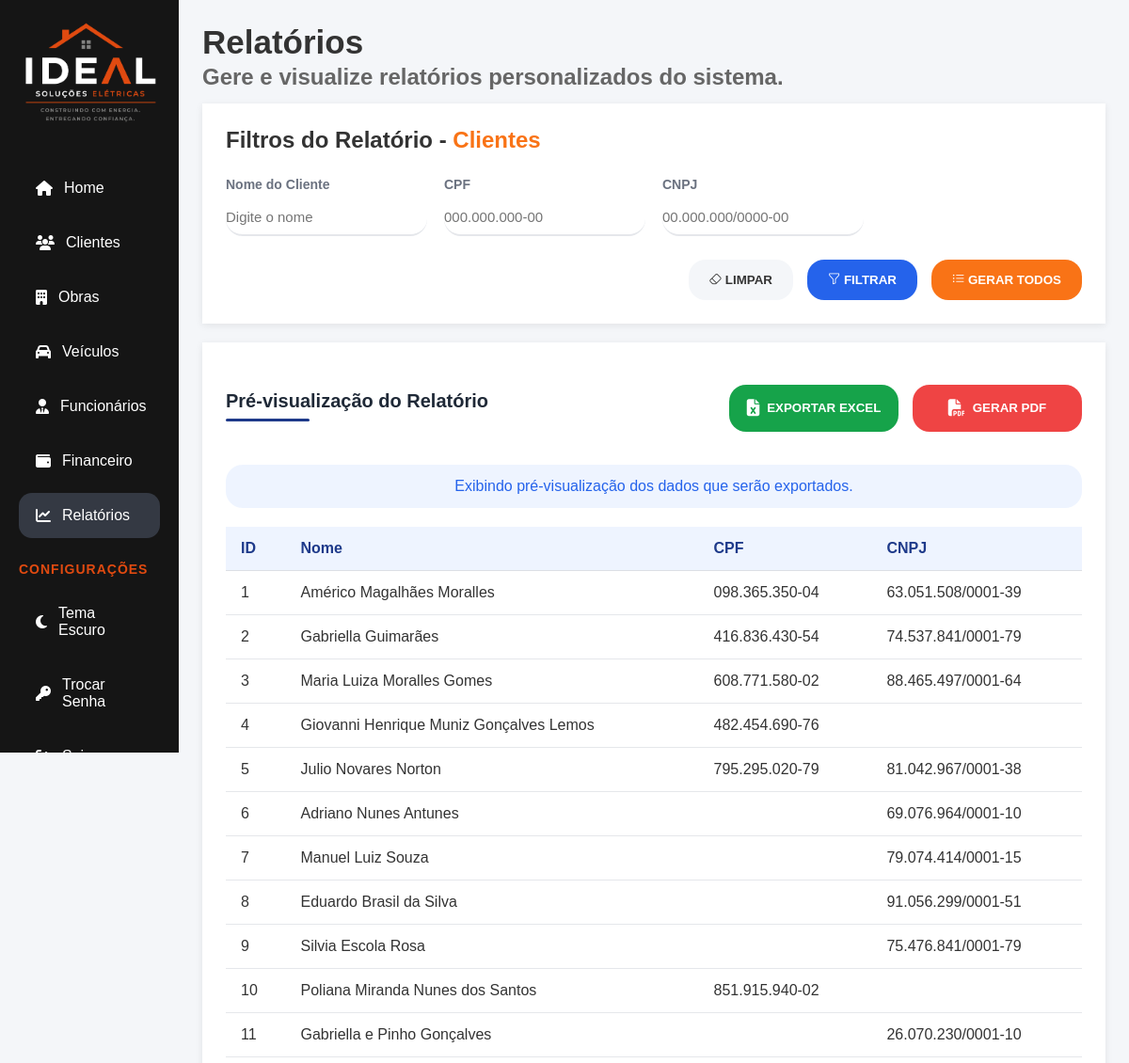
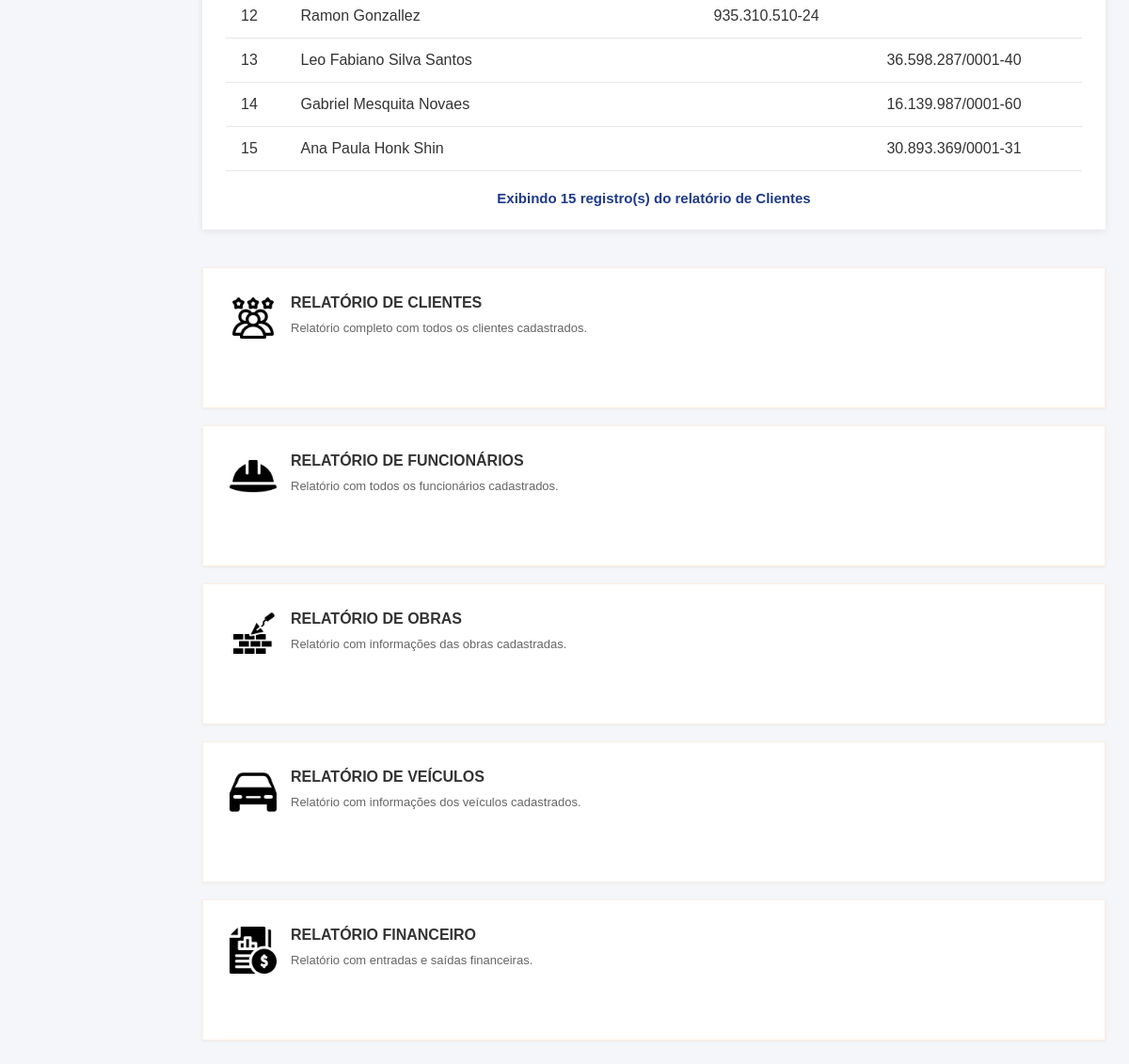
Screenshot of /public/index.php?url=relatorios&relatorio=clientes (signed in) with the database file from the repository (2 pictures, top to bottom).
### tables this page shows
CREATE TABLE cliente (
    idCliente INT AUTO_INCREMENT PRIMARY KEY,
    nomeCliente VARCHAR(45) NOT NULL,
    cpf CHAR(11) UNIQUE,
    cnpj CHAR(14) UNIQUE,
    email VARCHAR(150),
    tipoCliente ENUM('Pessoa Física', 'Pessoa Jurídica') NOT NULL,
    tipoLogradouro VARCHAR(15) NOT NULL,
    nomeLogradouro VARCHAR(100) NOT NULL,
    numero VARCHAR(6) NOT NULL,
    complemento VARCHAR(30),
    bairro VARCHAR(100) NOT NULL,
    cidade VARCHAR(100) NOT NULL,
    cep CHAR(8) NOT NULL,
    estado CHAR(2) NOT NULL,
    observacoes TEXT,
    CONSTRAINT chk_documento
        CHECK (cpf IS NOT NULL OR cnpj IS NOT NULL)
);

### app/Controllers/RelatoriosController.php (called while the page is built, shortened)
<?php
class RelatoriosController
{
    public function index()
    {
        $tiposRelatorios = [
            'clientes' => 'Clientes',
            'funcionarios' => 'Funcionários',
            'obras' => 'Obras',
            'veiculos' => 'Veículos',
            'financeiro' => 'Financeiro'
        ];
        $relatorio = $_GET['relatorio'] ?? 'funcionarios';
        $tipoSelecionado = $tiposRelatorios[$relatorio];
        $dados = $this->buscarRelatorio($relatorio);
        require_once __DIR__ . '/../Views/relatorios/index.php';
    }
    private function buscarRelatorio(string $tipo): array
    {
        $dados = [];
        switch ($tipo) {
            case 'clientes':
                $dados = $this->gerarRelatorioClientes();
                break;
        }
        return $dados;
    }
    private function gerarRelatorioClientes(): array
    {
        $clienteModel = new Cliente();
        $nomeFiltro = $_POST['nomeCliente'] ?? '';
        $cpfFiltro = $_POST['cpf'] ?? '';
        $cnpjFiltro = $_POST['cnpj'] ?? '';
        if (
            !empty($nomeFiltro) ||
            !empty($cpfFiltro) ||
            !empty($cnpjFiltro)
        ) {
            $clientes = $clienteModel->buscarComFiltros(
                $nomeFiltro,
                $cpfFiltro,
                $cnpjFiltro
            );
        } else {
            $clientes = $clienteModel->listar();
        }
        return [
            'tipo' => 'clientes',
            'dados' => $clientes ?? [],
            'total' => count($clientes ?? [])
        ];
    }
}

### app/Models/Cliente.php (called while the page is built, shortened)
<?php
class Cliente
{
    private PDO $pdo;
    public function __construct()
    {
        $banco = new Conexao();
        $this->pdo = $banco->getConnection();
    }
    public function listar(): array
    {
        $sql = "SELECT * FROM cliente";
        $stmt = $this->pdo->prepare($sql);
        $stmt->execute();
        return $stmt->fetchAll(PDO::FETCH_ASSOC);
    }
}

### app/Config/Conexao.php (called while the page is built, shortened)
<?php
class Conexao
{
    private $host = 'localhost';
    private $db_name = 'empreiteira';
    private $username = 'root';
    private $password = '';
    private $port = '3306';
    public function getConnection()
    {
        $this->conn = null;
        try {
            $dsn = 'mysql:host=' . $this -> host . ';port=' . $this -> port . ';dbname=' . $this -> db_name .';charset=utf8';
            $this -> conn = new PDO($dsn, $this -> username, $this -> password);
            $this -> conn -> setAttribute(PDO::ATTR_ERRMODE, PDO::ERRMODE_EXCEPTION);
        } catch (Throwable $e) {
            error_log('Erro de conexão com o banco: ' . $e->getMessage());
        }
        return $this -> conn;
    }
}

### app/Views/relatorios/index.php (the view, shortened to what this page needs)
<?php
require_once __DIR__ . '/../includes/header.php';
?>
<div class="layout">
    <aside class="sidebar" id="sidebar">
        <?php include_once __DIR__ . '/../includes/sidebar.php'; ?>
    </aside>
    <main class="content">
        <div class="relatorios-container">
            <div class="titulo-pagina">
                <h1>Relatórios</h1>
                <p>
                    Gere e visualize relatórios personalizados do sistema.
                </p>
            </div>
            <div class="conteudo-relatorios">
                <section class="painel-relatorio">
                    <div class="card card-filtros">
                        <h2>
                            Filtros do Relatório -
                            <span><?= $tipoSelecionado ?></span>
                        </h2>
                        <form id="formRelatorio" method="POST"
                            action="<?= BASE_URL ?>/index.php?url=relatorios&relatorio=<?= $relatorio ?>">
                            <div class="filtros-grid">
                                <?php if ($relatorio == 'clientes'): ?>
                                    <div class="campo">
                                        <label>Nome do Cliente</label>
                                        <input type="text" name="nomeCliente" placeholder="Digite o nome">
                                    </div>
                                    <div class="campo">
                                        <label>CPF</label>
                                        <input type="text" name="cpf" placeholder="000.000.000-00">
                                    </div>
                                    <div class="campo">
                                        <label>CNPJ</label>
                                        <input type="text" name="cnpj" placeholder="00.000.000/0000-00">
                                    </div>
                                <?php endif; ?>
                            </div>
                            <div class="acoes-filtros">
                                <button type="reset" class="btn-limpar">
                                    <i class="bi bi-eraser"></i>
                                    LIMPAR
                                </button>
                                <button type="submit" name="acao" value="filtrar" class="btn-filtrar">
                                    <i class="bi bi-funnel"></i>
                                    FILTRAR
                                </button>
                                <button type="submit" name="acao" value="todos" class="btn-todos">
                                    <i class="bi bi-list-ul"></i>
                                    GERAR TODOS
                                </button>
                            </div>
                        </form>
                    </div>
                    <div class="card card-preview">
                        <div class="preview-cabecalho">
                            <div class="preview-titulo">
                                <h2>
                                    Pré-visualização do Relatório
                                </h2>
                            </div>
                            <div class="acoes-exportar">
                                <button type="submit" form="formRelatorio"
                                    formaction="<?= BASE_URL ?>/index.php?url=relatorios/exportar-excel&relatorio=<?= $relatorio ?>"
                                    class="btn-excel">
                                    <i class="fa-solid fa-file-excel"></i>
                                    EXPORTAR EXCEL
                                </button>
                                <button type="submit" form="formRelatorio"
                                    formaction="<?= BASE_URL ?>/index.php?url=relatorios/exportar-pdf&relatorio=<?= $relatorio ?>"
                                    class="btn-pdf">
                                    <i class="fa-solid fa-file-pdf"></i>
                                    GERAR PDF
                                </button>
                            </div>
                        </div>
                        <div class="alerta-preview">
                            Exibindo pré-visualização dos dados que serão exportados.
                        </div>
                        <div class="tabela-container">
                            <div class="table-container">
                                <table class="table">
                                    <thead>
                                        <?php if ($relatorio == 'clientes'): ?>
                                            <tr>
                                                <th>ID</th>
                                                <th>Nome</th>
                                                <th>CPF</th>
                                                <th>CNPJ</th>
                                            </tr>
                                        <?php endif; ?>
                                    </thead>
                                    <tbody>
                                        <?php if (!empty($dados['dados'])): ?>
                                            <?php foreach ($dados['dados'] as $linha): ?>
                                                <tr>
                                                    <?php if ($relatorio == 'clientes'): ?>
                                                        <td><?= htmlspecialchars($linha['idCliente'] ?? '') ?></td>
                                                        <td><?= htmlspecialchars($linha['nomeCliente'] ?? '') ?></td>
                                                        <td><?= preg_replace(
                                                            '/(\d{3})(\d{3})(\d{3})(\d{2})/',
                                                            '$1.$2.$3-$4',
                                                            $linha['cpf'] ?? ''
                                                        ) ?></td>
                                                        <td><?= preg_replace(
                                                            '/(\d{2})(\d{3})(\d{3})(\d{4})(\d{2})/',
                                                            '$1.$2.$3/$4-$5',
                                                            $linha['cnpj'] ?? ''
                                                        ) ?>
                                                        </td>
                                                    <?php endif; ?>
                                                </tr>
                                            <?php endforeach; ?>
                                        <?php endif; ?>
                                    </tbody>
                                </table>
                            </div>
                            <div class="footer-preview">
                                <p>
                                    <?php if (!empty($dados['total'])): ?>
                                        Exibindo <?= $dados['total'] ?> registro(s) do relatório de
                                        <?= $tipoSelecionado ?>
                                    <?php else: ?>
                                        Exibindo registros do relatório de <?= $tipoSelecionado ?>
                                    <?php endif; ?>
                                </p>
                            </div>
                        </div>
                    </div>
                </section>
                <aside class="sidebar-relatorios">
                    <a href="<?= BASE_URL ?>/index.php?url=relatorios&relatorio=clientes" class="card-relatorio">
                        <img src="<?= BASE_URL ?>/assets/icon/cliente.png" alt="Clientes">
                        <div>
                            <h3>RELATÓRIO DE CLIENTES</h3>
                            <p>
                                Relatório completo com todos os clientes cadastrados.
                            </p>
                        </div>
                    </a>
                    <a href="<?= BASE_URL ?>/index.php?url=relatorios&relatorio=funcionarios" class="card-relatorio">
                        <img src="<?= BASE_URL ?>/assets/icon/funcionario2.png" alt="Funcionários">
                        <div>
                            <h3>RELATÓRIO DE FUNCIONÁRIOS</h3>
                            <p>
                                Relatório com todos os funcionários cadastrados.
                            </p>
                        </div>
                    </a>
                    <a href="<?= BASE_URL ?>/index.php?url=relatorios&relatorio=obras" class="card-relatorio">
                        <img src="<?= BASE_URL ?>/assets/icon/obra2.png" alt="Obras">
                        <div>
                            <h3>RELATÓRIO DE OBRAS</h3>
                            <p>
                                Relatório com informações das obras cadastradas.
                            </p>
                        </div>
                    </a>
                    <a href="<?= BASE_URL ?>/index.php?url=relatorios&relatorio=veiculos" class="card-relatorio">
                        <img src="<?= BASE_URL ?>/assets/icon/veiculo.png" alt="Veículos">
                        <div>
                            <h3>RELATÓRIO DE VEÍCULOS</h3>
                            <p>
                                Relatório com informações dos veículos cadastrados.
                            </p>
                        </div>
                    </a>
                    <a href="<?= BASE_URL ?>/index.php?url=relatorios&relatorio=financeiro" class="card-relatorio">
                        <img src="<?= BASE_URL ?>/assets/icon/financeiro3.png" alt="Financeiro">
                        <div>
                            <h3>RELATÓRIO FINANCEIRO</h3>
                            <p>
                                Relatório com entradas e saídas financeiras.
                            </p>
                        </div>
                    </a>
                </aside>
            </div>
        </div>
    </main>
</div>
</body>
</html>

### rows the page displays
cliente: idCliente "1", nomeCliente "Américo Magalhães Moralles", cpf "098.365.350-04", cnpj "63.051.508/0001-39"
cliente: idCliente "2", nomeCliente "Gabriella Guimarães", cpf "416.836.430-54", cnpj "74.537.841/0001-79"
cliente: idCliente "3", nomeCliente "Maria Luiza Moralles Gomes", cpf "608.771.580-02", cnpj "88.465.497/0001-64"
cliente: idCliente "4", nomeCliente "Giovanni Henrique Muniz Gonçalves Lemos", cpf "482.454.690-76"
cliente: idCliente "5", nomeCliente "Julio Novares Norton", cpf "795.295.020-79", cnpj "81.042.967/0001-38"
cliente: idCliente "6", nomeCliente "Adriano Nunes Antunes", cnpj "69.076.964/0001-10"
cliente: idCliente "7", nomeCliente "Manuel Luiz Souza", cnpj "79.074.414/0001-15"
cliente: idCliente "8", nomeCliente "Eduardo Brasil da Silva", cnpj "91.056.299/0001-51"
cliente: idCliente "9", nomeCliente "Silvia Escola Rosa", cnpj "75.476.841/0001-79"
cliente: idCliente "10", nomeCliente "Poliana Miranda Nunes dos Santos", cpf "851.915.940-02"
cliente: idCliente "11", nomeCliente "Gabriella e Pinho Gonçalves", cnpj "26.070.230/0001-10"
cliente: idCliente "12", nomeCliente "Ramon Gonzallez", cpf "935.310.510-24"
cliente: idCliente "13", nomeCliente "Leo Fabiano Silva Santos", cnpj "36.598.287/0001-40"
cliente: idCliente "14", nomeCliente "Gabriel Mesquita Novaes", cnpj "16.139.987/0001-60"
cliente: idCliente "15", nomeCliente "Ana Paula Honk Shin", cnpj "30.893.369/0001-31"

### other values shown
$tipoSelecionado "Clientes"
$dados['total'] "15"
